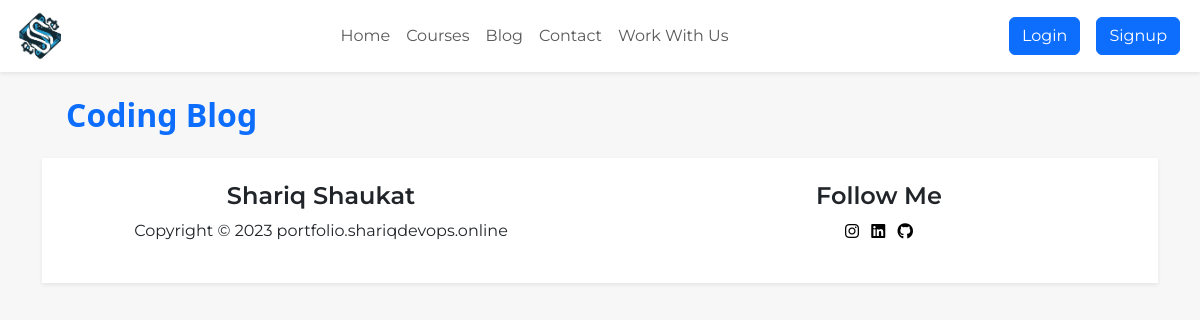
Page /blog/ on the earlier database version.
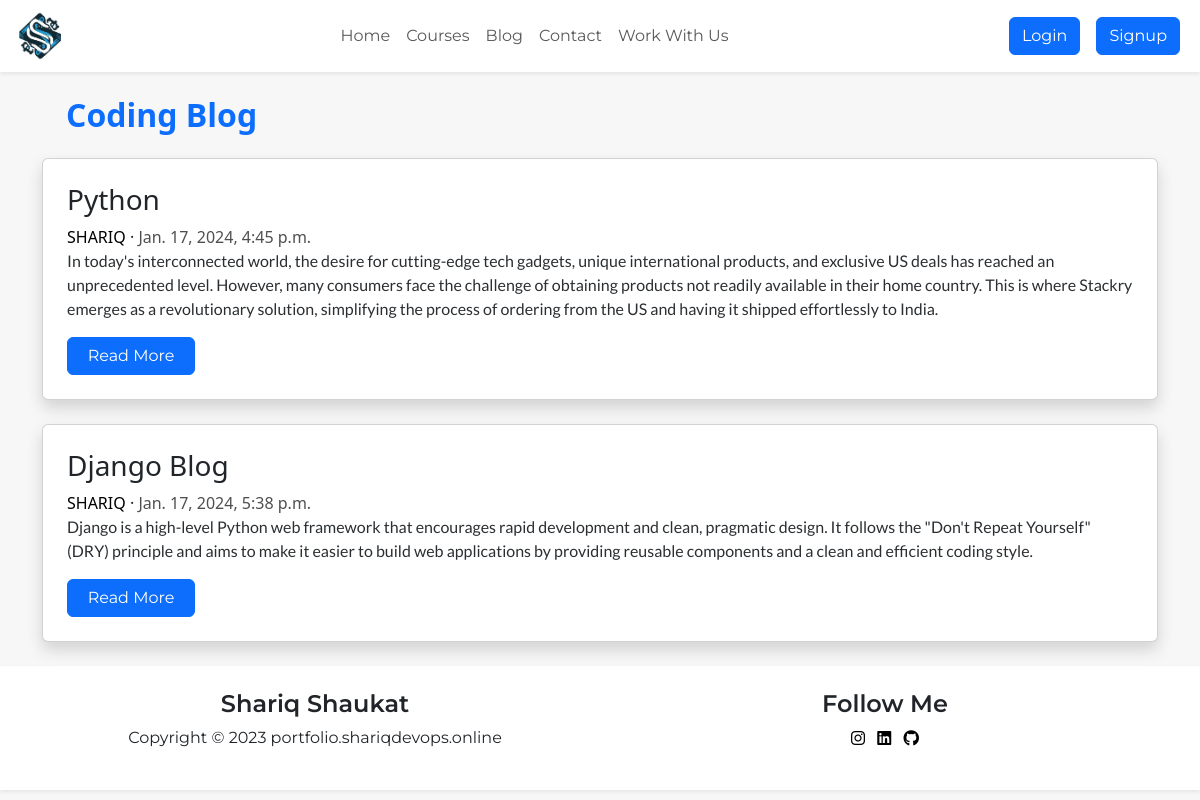
Same page on the later database version.
### myapp/models.py (models this page shows)
class Blog(models.Model):
    title = models.CharField(max_length=100)
    image = models.ImageField(upload_to='blog_images')
    author = models.ForeignKey(User, on_delete=models.CASCADE, related_name='blogs')
    description = models.TextField(blank=True)
    content = models.TextField(blank=True)
    created_at = models.DateTimeField(auto_now_add=True)

### myapp/views.py (the view)
# urls.py: path('blog/', views.BlogPage, name='blog'),
def BlogPage(request):
    blogs = Blog.objects.all()
    return render(request, 'blog.html', {'blogs': blogs},)

### myapp/templates/blog.html (shortened to what this page needs)
{% extends 'base.html' %}
{% block body %}
{% load static %}
<body style="background-color: rgb(247 247 247);">
<div class="container">
<h2 class="fs-2 text-primary fw-semibold m-4">Coding Blog</h2>
<div class="row">
    {% for blog in blogs %}
    <div class="mb-4">
        <div class="card shadow p-4" style="width: 100%;">
            <h3>{{  blog.title   }}</h3>
            <div>
                <a href="{% url 'index' %}" style="font-weight: normal; text-decoration: none; color: black;" class="text-uppercase">{{ blog.author }}</a> ·
                <span style="font-weight: lighter; color: rgb(80, 79, 79);">{{ blog.created_at }}</span>
            </div>              <p class="card-text text-secondary-emphasis fw-medium" style="font-family: 'Lato', sans-serif;">{{ blog.description }}</p>
            <a href="{% url 'blog_detail' blog.title %}" class="btn btn-primary" style="font-family: 'Montserrat', sans-serif; width: 8rem;">Read More</a>
        </div>
    </div>
</div>
{% endfor %}
</div>
</body>
{% endblock body %}

### myapp/templates/base.html (shortened to what this page needs)
<!doctype html>
<html lang="en">
  <head>
    {% load static %}
    <link href="https://cdn.jsdelivr.net/npm/bootstrap@5.3.2/dist/css/bootstrap.min.css" rel="stylesheet">
    <link rel="stylesheet" href="https://cdnjs.cloudflare.com/ajax/libs/font-awesome/6.2.0/css/all.min.css">
  </head>
  <body class="d-flex flex-column min-vh-100">
    <nav class="navbar navbar-expand-lg shadow-sm" style="background-color: #ffffff;">
        <div class="container-fluid">
      {% load static %}
          <img src="{% static "img/logo_web.png" %}" style="height: 56px;" alt="LOGO">
          <div class="collapse navbar-collapse" id="navbarSupportedContent">
            <ul class="navbar-nav m-auto mb-2 mb-lg-0">
              <li class="nav-item">
                <a class="nav-link" aria-current="page" href="{% url 'index' %}" style="font-family: 'Montserrat', sans-serif;">Home</a>
              </li>
              <li class="nav-item">
                <a class="nav-link" href="{% url 'courses' %}" style="font-family: 'Montserrat', sans-serif;">Courses</a>
              </li>
              <li class="nav-item">
                <a class="nav-link" href="{% url 'blog' %}" style="font-family: 'Montserrat', sans-serif;">Blog</a>
              </li>
              <li class="nav-item">
                <a class="nav-link" href="{% url 'contact' %}" style="font-family: 'Montserrat', sans-serif;">Contact</a>
              </li>
              <li class="nav-item">
                <a class="nav-link" href="{% url 'workwithus' %}" style="font-family: 'Montserrat', sans-serif;">Work With Us</a>
              </li>
            </ul>
            {% if user.is_authenticated %}
            <span class="navbar-text mx-2" style="font-family: 'Montserrat', sans-serif;">Welcome, {{ user.username }}</span>
            <a href="{% url 'logout' %}" type="button" class="btn btn-primary mx-2" style="font-family: 'Montserrat', sans-serif;">Logout</a>
          {% else %}
            <a href="{% url 'login' %}" type="button" class="btn btn-primary mx-2" style="font-family: 'Montserrat', sans-serif;">Login</a>
            <a href="{% url 'signup' %}" type="button" class="btn btn-primary mx-2" style="font-family: 'Montserrat', sans-serif;">Signup</a>
  {% endif %}
          </div>
        </div>
      </nav>
        {% block body %}{% endblock body %}
      <footer class="text-center shadow-sm" style="background-color: #ffffff;">
        <div class="container py-4">
          <div class="row">
            <div class="col">
              <h4 class="fw-semibold" style="font-family: 'Montserrat', sans-serif;">Shariq Shaukat</h4>
              <p style="font-family: 'Montserrat', sans-serif;">Copyright &copy; 2023 portfolio.shariqdevops.online</p>
            </div>
            <div class="col">
              <h4 class="fw-semibold" style="font-family: 'Montserrat', sans-serif;">Follow Me</h4>
              <ul class="list-unstyled list-inline social-icons">
                <li class="list-inline-item">
                  <a href="https://www.instagram.com/itx_shariq" target="_blank" title="Instagram">
                    <i class="fa-brands fa-instagram" style="color: #000000;"></i>
                  </a>
                </li>
                <li class="list-inline-item">
                  <a href="https://www.linkedin.com/in/shariq-shaukat786" target="_blank" title="LinkedIn">
                    <i class="fa-brands fa-linkedin" style="color: #000000;"></i>
                  </a>
                </li>
                <li class="list-inline-item">
                  <a href="https://www.github.com/shariqazeem" target="_blank" title="GitHub">
                    <i class="fa-brands fa-github" style="color: #000000;"></i>
                  </a>
                </li>
              </ul>
            </div>
          </div>
        </div>
      </footer>
  </body>
</html>

Differences in the rows shown:
added Blog: title "Python", author "SHARIQ", created_at "Jan. 17, 2024, 4:45 p.m.", description "In today's interconnected world, the desire for cutting-edge tech gadgets, unique international products, and exclusive US deals has reached an unprecedented level. However, many consumers face the challenge of obtaining products not readily available in their home country. This is where Stackry emerges as a revolutionary solution, simplifying the process of ordering from the US and having it shipped effortlessly to India."
added Blog: title "Django Blog", author "SHARIQ", created_at "Jan. 17, 2024, 5:38 p.m.", description "Django is a high-level Python web framework that encourages rapid development and clean, pragmatic design. It follows the \"Don't Repeat Yourself\" (DRY) principle and aims to make it easier to build web applications by providing reusable components and a clean and efficient coding style."
